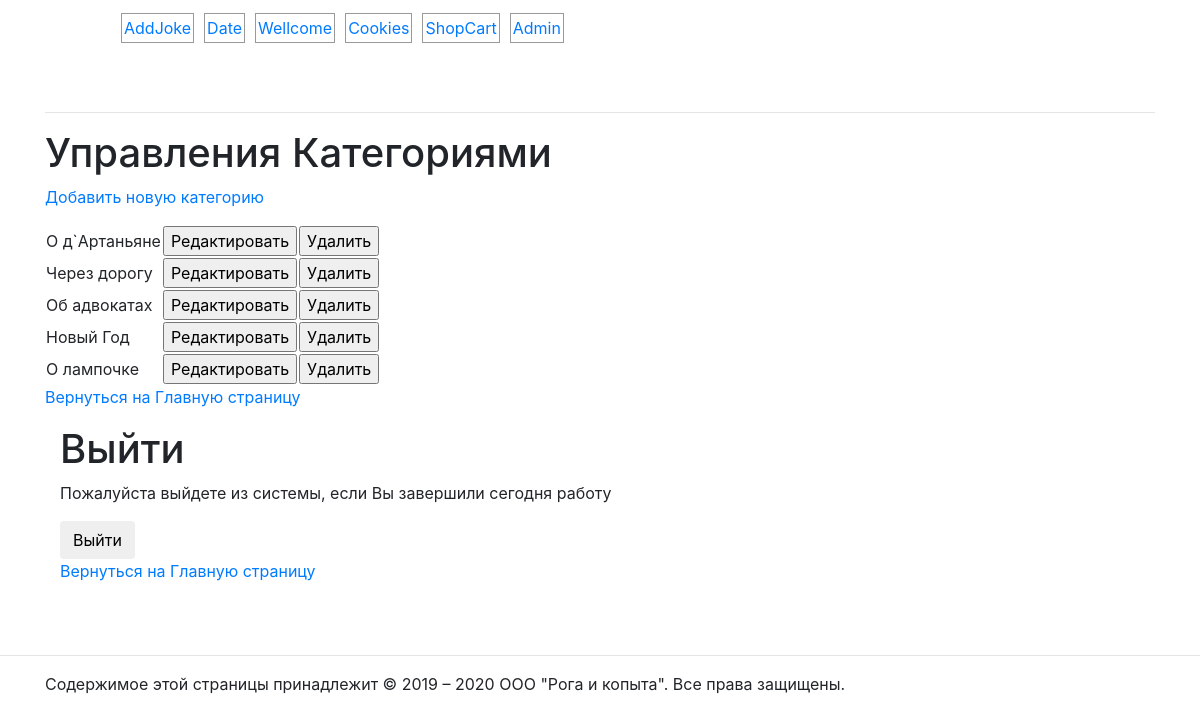
The page /admin/categories/index.php (signed in) on the database its author committed.
### tables this page shows
CREATE TABLE `category` (
  `id` int(11) NOT NULL,
  `category_name` varchar(255) DEFAULT NULL
);

### admin/categories/index.php (called while the page is built, shortened)
<?php
include $_SERVER['DOCUMENT_ROOT'] . '/includes/db.inc.php';
try{
    $resultArr = $pdo->query('SELECT id, category_name FROM category');
}catch (PDOException $e){
    $error = 'Ошибка вывода категорий из БД' . $e->getMessage();
    include $_SERVER['DOCUMENT_ROOT'] . '/addjoke/error.html.php';
    exit();
}
foreach($resultArr as $row){
    $categories[] = array('id' => $row['id'], 'name' => $row['category_name']);
}
include 'categories.html.php';

### includes/helpers.inc.php (the view, shortened to what this page needs)
<?php
function html($text){
    return htmlspecialchars($text, ENT_QUOTES, 'UTF-8');
}
function htmlout($text){
    echo html($text);
}

### admin/categories/categories.html.php (shortened to what this page needs)
<?php include_once $_SERVER['DOCUMENT_ROOT'] . '/includes/helpers.inc.php';?>
<!DOCTYPE html>
<html lang="ru">
<head>
    <?php
    include $_SERVER['DOCUMENT_ROOT'] . '/assets/head.html.php';
    ?>
</head>
<body>
<main class="container">
    <div class="row">
        <div class="col-md-12">
            <div class="main">
                <?php include $_SERVER['DOCUMENT_ROOT'] . '/assets/nav.html.php';?>
                <h1>Управления Категориями</h1>
                <p><a href="?add">Добавить новую категорию</a></p>
                <table>
                    <?php foreach($categories as $category): ?>
                        <tr>
                            <form action="" method="post">
                                <div>
                                    <td><?php htmlout($category['name']); ?></td>
                                    <td><input type="submit" name="action" value="Редактировать"></td>
                                    <td><input type="submit" name="action" value="Удалить"></td>
                                </div>
                            </form>
                        </tr>
                    <?php endforeach; ?>
                </table>
                <p><a href="<?php $_SERVER['DOCUMENT_ROOT'] ?>/addjoke/index.php">Вернуться на Главную страницу</a></p>
                <p><?php include '../logout.inc.html.php'; ?></p>
<br><hr>
<footer>
    <?php include $_SERVER['DOCUMENT_ROOT'] . '/assets/footer.html.php'; ?>
</footer>
</body>
</html>

### rows shown on the page
category: category_name "О д`Артаньяне"
category: category_name "Через дорогу"
category: category_name "Об адвокатах"
category: category_name "Новый Год"
category: category_name "О лампочке"
